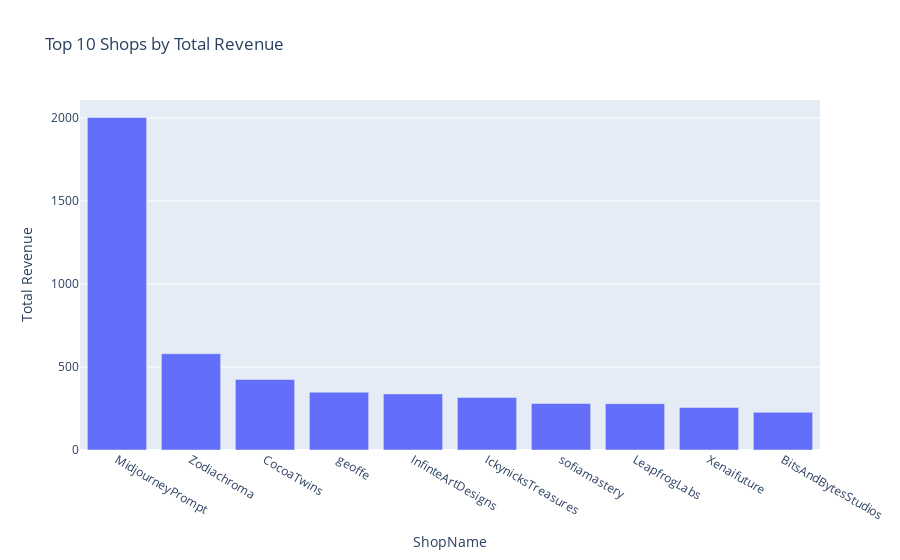

Notebook cell for this chart:
### Code cell
#Plotly
plot_df = pd.DataFrame({'ShopName': result.index, 'Total Revenue': result.values})
fig = px.bar(plot_df, x='ShopName', y='Total Revenue', title='Top 10 Shops by Total Revenue')
fig.show()

### Figure 1 — Plotly figure (JSON) as saved in the notebook; plotly's stock layout.template omitted (floating-point values rounded to 4 significant figures)
{"data": [{"alignmentgroup": "True", "hovertemplate": "ShopName=%{x}<br>Total Revenue=%{y}<extra></extra>", "legendgroup": "", "marker": {"color": "#636efa", "pattern": {"shape": ""}}, "name": "", "offsetgroup": "", "orientation": "v", "showlegend": false, "textposition": "auto", "type": "bar", "x": ["MidjourneyPrompt", "Zodiachroma", "CocoaTwins", "geoffe", "InfinteArtDesigns", "IckynicksTreasures", "sofiamastery", "LeapfrogLabs", "Xenaifuture", "BitsAndBytesStudios"], "xaxis": "x", "y": [2003, 580, 425, 348, 338, 316, 280, 279, 256, 227], "yaxis": "y"}], "layout": {"barmode": "relative", "legend": {"tracegroupgap": 0}, "title": {"text": "Top 10 Shops by Total Revenue"}, "xaxis": {"anchor": "y", "domain": [0, 1], "title": {"text": "ShopName"}}, "yaxis": {"anchor": "x", "domain": [0, 1], "title": {"text": "Total Revenue"}}}}
